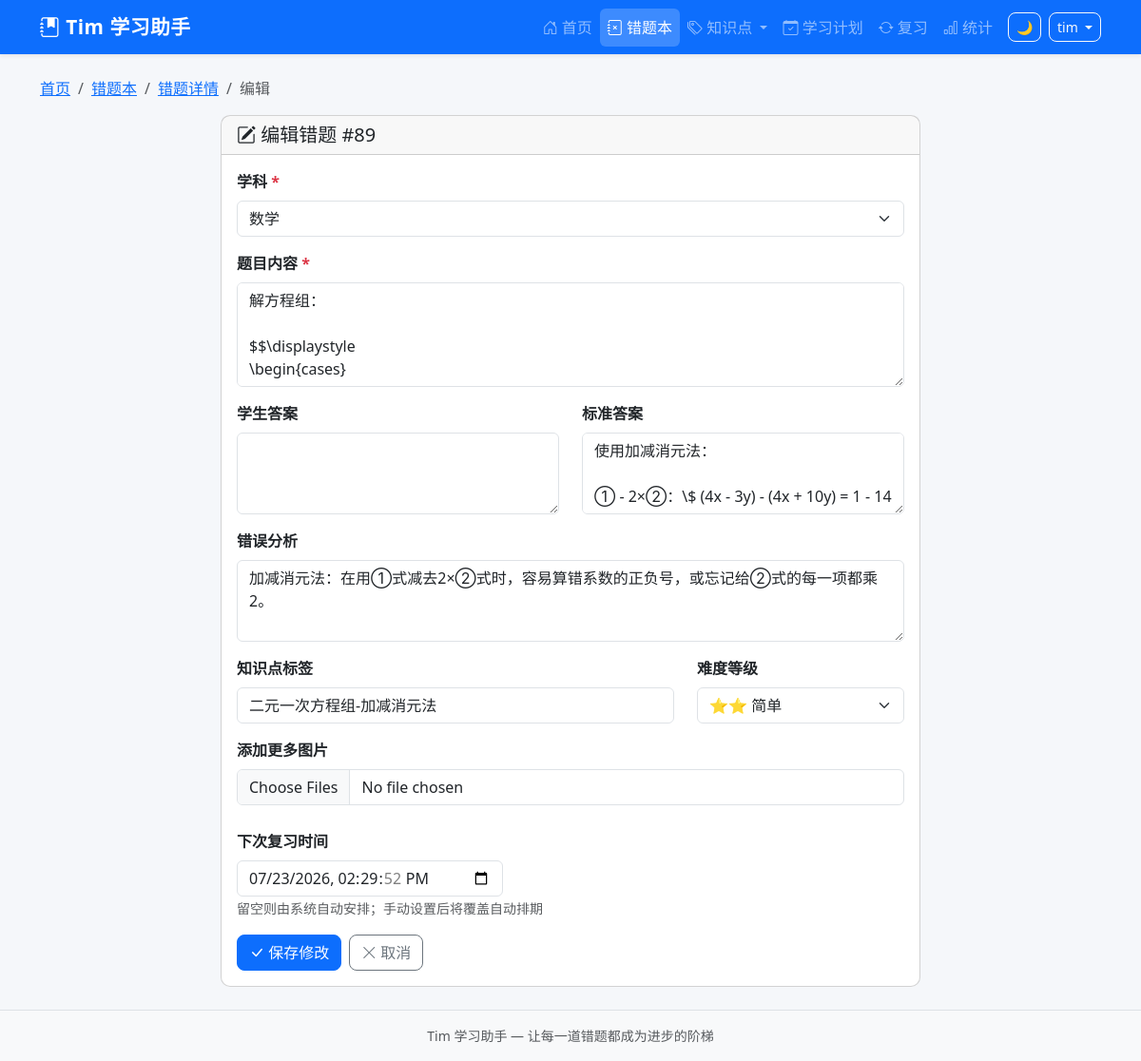
/questions/89/edit (signed in), run on an earlier commit of the app's database.
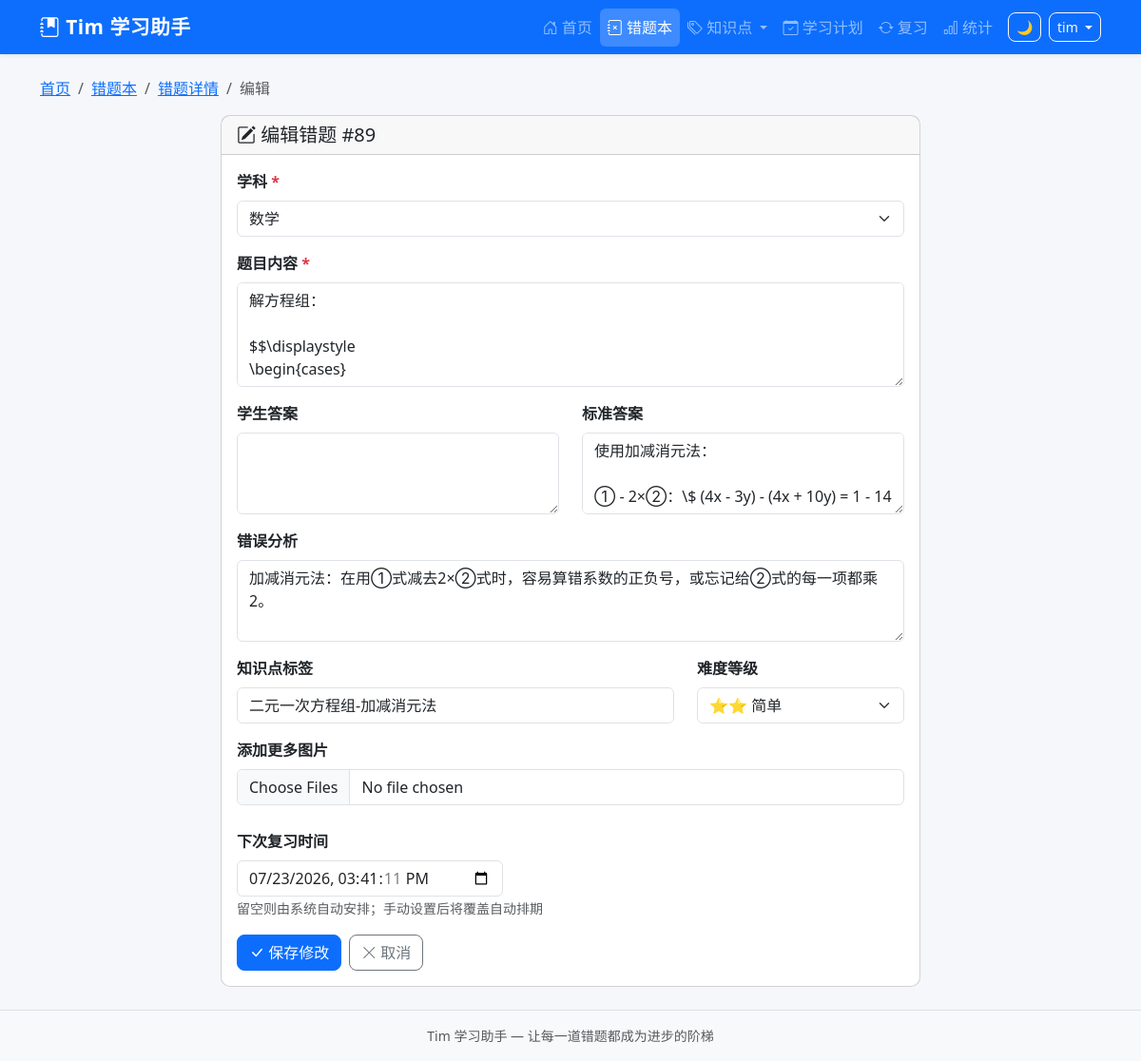
And on a later commit of the database.
### tables this page shows
CREATE TABLE mistake_records (
            id INTEGER PRIMARY KEY AUTOINCREMENT,
            uuid TEXT NOT NULL,
            sys_platform TEXT NOT NULL DEFAULT 'web',
            bstudio_create_time TIMESTAMP DEFAULT CURRENT_TIMESTAMP,
            xueke TEXT NOT NULL,
            timu TEXT NOT NULL,
            xueshengdaan TEXT DEFAULT '',
            zhengquedaan TEXT DEFAULT '',
            cuowufenxi TEXT DEFAULT '',
            zhishidian TEXT DEFAULT '',
            difficulty INTEGER DEFAULT 1,
            review_count INTEGER DEFAULT 0,
            last_review_at TIMESTAMP,
            next_review_at TIMESTAMP,
            review_stage INTEGER DEFAULT 0,
            review_algorithm TEXT DEFAULT 'sm2',
            status TEXT DEFAULT 'active',
            updated_at TIMESTAMP DEFAULT CURRENT_TIMESTAMP
        , voice_data TEXT DEFAULT '');

CREATE TABLE base_data (
            id INTEGER PRIMARY KEY AUTOINCREMENT,
            category TEXT NOT NULL,
            name TEXT NOT NULL,
            extra TEXT DEFAULT '',
            sort_order INTEGER DEFAULT 0,
            created_at TIMESTAMP DEFAULT CURRENT_TIMESTAMP
        );

### app.py (the view, shortened to what this page needs)
@app.route('/questions/<int:question_id>/edit', methods=['GET', 'POST'])
@login_required
def edit_question(question_id):
    question = query_db(
        'SELECT * FROM mistake_records WHERE id = ? AND 1=1',
        (question_id,), one=True
    )
    if not question:
        flash('错题不存在', 'danger')
        return redirect(url_for('question_list',))
    images = query_db(
        'SELECT * FROM mistake_images WHERE mistake_id = ? ORDER BY id',
        (question_id,)
    )
    knowledge_points = get_knowledge_points()
    resp = make_response(render_template('edit_question.html',
        question=question,
        images=images,
        subjects=Config.get_subjects(),
        knowledge_points=knowledge_points
    ))
    return set_uuid_cookie(resp, g.user_uuid)

### app.py (called while the page is built, shortened)
@app.after_request
def add_security_headers(resp):
    resp.headers['X-Frame-Options'] = 'DENY'
    resp.headers['X-Content-Type-Options'] = 'nosniff'
    resp.headers['Referrer-Policy'] = 'strict-origin-when-cross-origin'
    return resp

@app.before_request
def csrf_check():
    if 'csrf_token' not in session:
        session['csrf_token'] = str(uuid_mod.uuid4())
    if request.method in ('GET', 'HEAD', 'OPTIONS'):
        return

def login_required(f):
    @wraps(f)
    def decorated(*a, **kw):
        if 'user_id' not in session:
            return redirect(url_for('login', next=request.path))
        return f(*a, **kw)
    return decorated

@app.before_request
def before_request():
    g.user_uuid = get_or_create_uuid()
    g.username = session.get('username', '')

def get_knowledge_points():
    return query_db(
        "SELECT DISTINCT zhishidian FROM mistake_records WHERE zhishidian != '' ORDER BY zhishidian", ())

### database.py (called while the page is built)
def get_db():
    conn = sqlite3.connect(Config.DATABASE_PATH, timeout=5)
    conn.row_factory = sqlite3.Row
    conn.execute("PRAGMA foreign_keys = ON")
    conn.execute("PRAGMA journal_mode = WAL")
    return conn

### templates/edit_question.html (shortened to what the changed rows need)
{% extends "base.html" %}
{% block content %}
<div class="row">
    <div class="col-lg-8 mx-auto">
        <div class="card">
            <div class="card-header">
                <h5 class="mb-0"><i class="bi bi-pencil-square"></i> 编辑错题 #{{ question['id'] }}</h5>
            </div>
            <div class="card-body">
                <form method="POST" enctype="multipart/form-data">
                    <div class="mb-3">
                        <label class="form-label fw-bold">学科 <span class="text-danger">*</span></label>
                        <select name="xueke" class="form-select" required>
                            {% for s in subjects %}
                            <option value="{{ s }}" {% if question['xueke'] == s %}selected{% endif %}>{{ s }}</option>
                            {% endfor %}
                        </select>
                    </div>
                    <div class="mb-3">
                        <label class="form-label fw-bold">题目内容 <span class="text-danger">*</span></label>
                        <textarea name="timu" class="form-control" rows="4" required>{{ question['timu'] }}</textarea>
                    </div>
                    <div class="row">
                        <div class="col-md-6 mb-3">
                            <label class="form-label fw-bold">标准答案</label>
                            <textarea name="zhengquedaan" class="form-control" rows="3">{{ question['zhengquedaan'] }}</textarea>
                        </div>
                    </div>
                    <div class="mb-3">
                        <label class="form-label fw-bold">错误分析</label>
                        <textarea name="cuowufenxi" class="form-control" rows="3">{{ question['cuowufenxi'] }}</textarea>
                    </div>
                    <div class="row">
                        <div class="col-md-8 mb-3">
                            <label class="form-label fw-bold">知识点标签</label>
                            <input type="text" name="zhishidian" class="form-control"
                                   value="{{ question['zhishidian'] }}"
                                   list="kp-list" autocomplete="off">
                        </div>
                        <div class="col-md-4 mb-3">
                            <label class="form-label fw-bold">难度等级</label>
                            <select name="difficulty" class="form-select">
                                {% for i in range(1, 6) %}
                                <option value="{{ i }}" {% if question['difficulty'] == i %}selected{% endif %}>
                                    {{ '⭐' * i }} {% if i == 1 %}非常简单{% elif i == 2 %}简单{% elif i == 3 %}中等{% elif i == 4 %}困难{% else %}非常困难{% endif %}
                                </option>
                                {% endfor %}
                            </select>
                        </div>
                    </div>
                    <div class="mb-3">
                        <label class="form-label fw-bold">下次复习时间</label>
                        <input type="datetime-local" name="next_review_at" class="form-control"
                               value="{{ question['next_review_at'] or '' }}"
                               style="max-width: 280px;">
                        <small class="text-muted">留空则由系统自动安排；手动设置后将覆盖自动排期</small>
                    </div>
                </form>
            </div>
        </div>
    </div>
</div>
{% endblock %}

What changed in the data, as far as the page shows it:
changed mistake_records "加减消元法：在用①式减去2×②式时，容易算错系数的正负号，或忘记给②式的每一项都乘2。": next_review_at "07/23/2026 14:29:52" → "07/23/2026 15:41:11"
